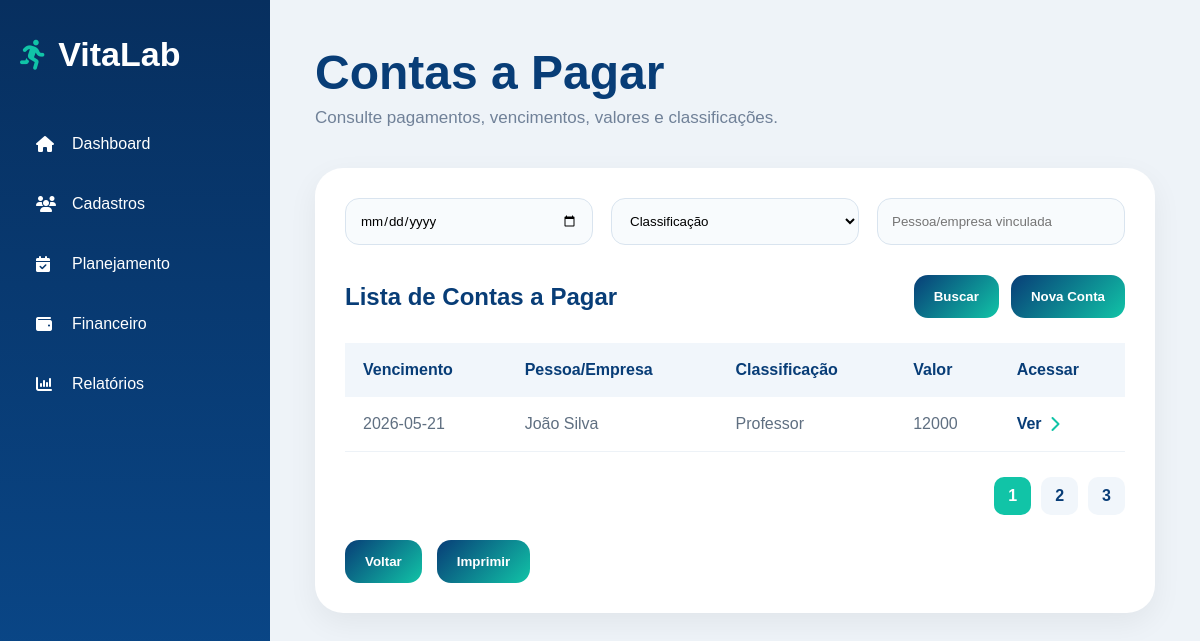
/contas-pagar, run on the app's committed database.
### tables this page shows
CREATE TABLE contas_pagar (
    id INTEGER PRIMARY KEY AUTOINCREMENT,
    data_vencimento TEXT,
    valor TEXT,
    cadastro_id INTEGER,
    classificacao TEXT,
    status TEXT,
    observacoes TEXT,
    FOREIGN KEY (cadastro_id) REFERENCES cadastros(id)
);

CREATE TABLE cadastros (
    id INTEGER PRIMARY KEY AUTOINCREMENT,
    tipo TEXT NOT NULL,
    status TEXT NOT NULL,

    razao_social TEXT,
    nome_fantasia TEXT,
    cnpj TEXT,
    inscricao_estadual TEXT,
    endereco TEXT,
    contato_responsavel TEXT,
    email TEXT,
    data_inicio_contrato TEXT,
    data_renovacao_contrato TEXT,
    valor_mensal TEXT,
    dia_pagamento TEXT,
    horarios_aulas TEXT,
    professor_responsavel TEXT,
    dados_pagamento TEXT,
    quantidade_alunos TEXT,

    nome_professor TEXT,
    cpf TEXT,
    registro_mei TEXT,
    registro_cref TEXT,
    empresas_vinculadas TEXT,
    valor_pagamento TEXT
, professor_responsavel_id INTEGER);

### app.py (the view, shortened to what this page needs)
@app.route("/contas-pagar")
def contas_pagar():
    busca = request.args.get("busca", "")
    classificacao = request.args.get("classificacao", "")
    data_vencimento = request.args.get("data_vencimento", "")
    query = """
        SELECT
            contas_pagar.id,
            contas_pagar.data_vencimento,
            contas_pagar.valor,
            contas_pagar.classificacao,
            contas_pagar.status,
            cadastros.nome_fantasia,
            cadastros.nome_professor

        FROM contas_pagar

        LEFT JOIN cadastros
            ON contas_pagar.cadastro_id = cadastros.id

        WHERE 1=1
    """
    parametros = []
    if classificacao:
        query += " AND contas_pagar.classificacao = ?"
        parametros.append(classificacao)
    if data_vencimento:
        query += " AND contas_pagar.data_vencimento = ?"
        parametros.append(data_vencimento)
    query += " ORDER BY contas_pagar.data_vencimento"
    conexao = conectar_banco()
    contas = conexao.execute(
        query,
        parametros
    ).fetchall()
    conexao.close()
    return render_template(
        "contas-pagar.html",
        contas=contas
    )

### app.py (called while the page is built)
def conectar_banco():
    conexao = sqlite3.connect("vitalab.db")
    conexao.row_factory = sqlite3.Row
    return conexao

### templates/contas-pagar.html (shortened to what this page needs)
<!DOCTYPE html>
<html lang="pt-br">
<head>
<link rel="stylesheet" href="{{ url_for('static', filename='style.css') }}">
<link rel="stylesheet" href="https://cdnjs.cloudflare.com/ajax/libs/font-awesome/6.5.1/css/all.min.css">
</head>
<body class="system-page">
<div class="sidebar">
    <div class="sidebar-logo"><i class="fa-solid fa-person-running"></i><h2>VitaLab</h2></div>
    <ul class="sidebar-menu">
        <li><a href="/dashboard"><i class="fa-solid fa-house"></i>Dashboard</a></li>
        <li><a href="/cadastros"><i class="fa-solid fa-users"></i>Cadastros</a></li>
        <li><a href="/planejamento"><i class="fa-solid fa-calendar-check"></i>Planejamento</a></li>
        <li><a href="/financeiro"><i class="fa-solid fa-wallet"></i>Financeiro</a></li>
        <li><a href="/relatorios"><i class="fa-solid fa-chart-column"></i>Relatórios</a></li>
    </ul>
</div>
<div class="content-area">
    <div class="topbar">
        <h1>Contas a Pagar</h1>
        <p>Consulte pagamentos, vencimentos, valores e classificações.</p>
    </div>
    <div class="table-card">
        <form method="GET" action="/contas-pagar">
<div class="filters-grid">
            <input type="date" name="data_vencimento" title="Data de vencimento">
<select name="classificacao">
    <option value="">Classificação</option>
</select>
<input type="text" name="busca" placeholder="Pessoa/empresa vinculada">
        </div>
        <div class="table-header">
    <h2>Lista de Contas a Pagar</h2>
    <div class="header-actions">
        <button type="submit" class="secondary-button">
            Buscar
        </button>
        <a href="/cadastro-conta-pagar">
            <button type="button" class="secondary-button">
                Nova Conta
            </button>
        </a>
    </div>
</div>
</form>
        <div class="table-wrapper">
            <table>
                <thead>
                    <tr>
                        <th>Vencimento</th>
                        <th>Pessoa/Empresa</th>
                        <th>Classificação</th>
                        <th>Valor</th>
                        <th>Acessar</th>
                    </tr>
                </thead>
                <tbody>
{% for conta in contas %}
<tr>
    <td>{{ conta['data_vencimento'] or '' }}</td>
    <td>
        {% if conta['nome_fantasia'] %}
            {{ conta['nome_fantasia'] }}
        {% else %}
            {{ conta['nome_professor'] }}
        {% endif %}
    </td>
    <td>{{ conta['classificacao'] or '' }}</td>
    <td>{{ conta['valor'] or '' }}</td>
    <td>
        <a href="/editar-conta-pagar/{{ conta['id'] }}" class="record-link">
            Ver
            <i class="fa-solid fa-chevron-right"></i>
        </a>
    </td>
</tr>
{% endfor %}
</tbody>
            </table>
        </div>
        <div class="pagination">
            <span class="active-page">1</span>
            <a href="#">2</a>
            <a href="#">3</a>
        </div>
        <div class="action-buttons">
            <a href="/financeiro"><button class="secondary-button">Voltar</button></a>
            <button class="secondary-button" onclick="window.print()">Imprimir</button>
        </div>
    </div>
</div>
</body>
</html>

### static/style.css (style rules this page uses)
* { margin: 0; padding: 0; box-sizing: border-box; font-family: Arial, Helvetica, sans-serif; }
body { background: #eef3f8; }
a { text-decoration: none; }
.system-page { min-height: 100vh; display: flex; background: #eef3f8; }
.sidebar { width: 270px; min-height: 100vh; background: linear-gradient(180deg, #072f5f, #0a4b8f); padding: 35px 20px; }
.sidebar-logo { display: flex; align-items: center; color: white; margin-bottom: 45px; }
.sidebar-logo i { font-size: 30px; margin-right: 12px; color: #11c4a7; }
.sidebar-logo h2 { font-size: 34px; }
.sidebar-menu { list-style: none; }
.sidebar-menu li { margin-bottom: 10px; }
.sidebar-menu a { display: flex; align-items: center; padding: 16px; border-radius: 16px; color: white; font-weight: 500; }
.sidebar-menu i { width: 24px; margin-right: 12px; }
.content-area { flex: 1; padding: 45px; }
.topbar { margin-bottom: 40px; }
.topbar h1 { color: #083d77; font-size: 48px; margin-bottom: 8px; }
.topbar p { color: #708198; font-size: 17px; }
.table-card { background:white; border-radius:28px; padding:30px; box-shadow:0 10px 30px rgba(0,0,0,0.06); }
.filters-grid { display:grid; grid-template-columns:repeat(auto-fit,minmax(220px,1fr)); gap:18px; margin-bottom:30px; }
.filters-grid input, .filters-grid select { padding:14px; border-radius:14px; border:1px solid #d9e4ef; background:#f8fbfd; outline:none; }
.table-header { display:flex; justify-content:space-between; align-items:center; margin-bottom:25px; }
.table-header h2 { color:#083d77; }
.secondary-button { border:none; padding:14px 20px; border-radius:14px; background:linear-gradient(135deg,#083d77,#11c4a7); color:white; cursor:pointer; font-weight:bold; }
.table-wrapper { overflow-x:auto; }
table { width:100%; border-collapse:collapse; }
th { background:#f1f6fb; color:#083d77; padding:18px; text-align:left; }
td { padding:18px; border-bottom:1px solid #edf2f7; color:#5f6f81; }
.record-link { display:flex; align-items:center; gap:8px; color:#083d77; font-weight:bold; }
.record-link i { color:#11c4a7; }
.action-buttons { margin-top:30px; display:flex; gap:15px; }
.action-buttons { display:flex; gap:15px; margin-top:25px; }
.pagination { display:flex; justify-content:flex-end; align-items:center; gap:10px; margin-top:25px; }
.pagination span, .pagination a { padding:10px 14px; border-radius:10px; background:#f1f6fb; color:#083d77; font-weight:bold; }
.pagination .active-page { background:#11c4a7; color:white; }
.header-actions { display: flex; gap: 12px; align-items: center; }

### data on the page
contas_pagar: data_vencimento "2026-05-21", nome_professor "João Silva", classificacao "Professor", valor "12000"
